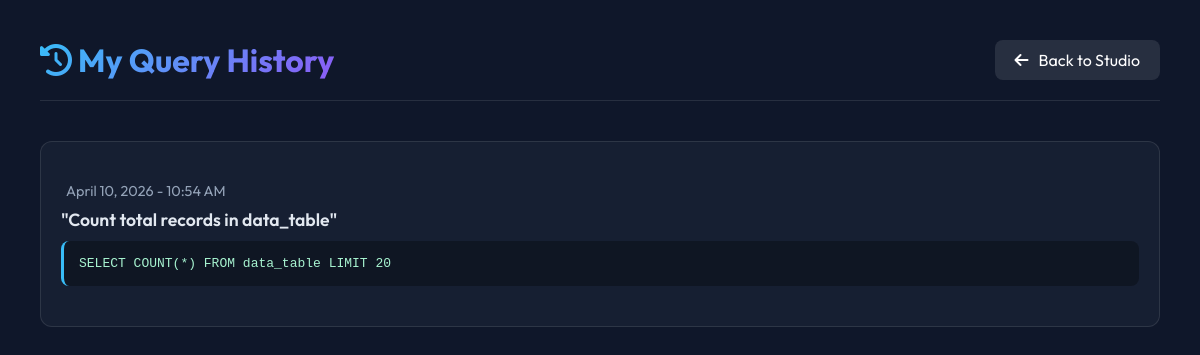
The app's page /history (signed in) with its own data.
### app.py (models this page shows)
class QueryHistory(db.Model):
    id = db.Column(db.Integer, primary_key=True)
    user_id = db.Column(db.Integer, db.ForeignKey('user.id'), nullable=False)
    nl_query = db.Column(db.Text, nullable=False)
    sql_query = db.Column(db.Text, nullable=False)
    timestamp = db.Column(db.DateTime, default=datetime.utcnow)

### app.py (the view)
@app.route("/history")
@login_required
def history():
    user_history = QueryHistory.query.filter_by(user_id=current_user.id).order_by(QueryHistory.timestamp.desc()).all()
    return render_template("history.html", history=user_history)

### app.py (called while the page is built)
@login_manager.user_loader
def load_user(user_id):
    return db.session.get(User, int(user_id))

### templates/history.html (shortened to what this page needs)
<!DOCTYPE html>
<html lang="en">
<head>
<link rel="stylesheet" href="https://cdnjs.cloudflare.com/ajax/libs/font-awesome/6.5.0/css/all.min.css">
</head>
<body>
<div class="header">
    <h1><i class="fa-solid fa-clock-rotate-left"></i> My Query History</h1>
    <a href="/index" class="btn-back"><i class="fa-solid fa-arrow-left"></i> Back to Studio</a>
</div>
<div class="card">
    {% if history %}
        {% for h in history %}
        <div class="history-item">
            <div class="timestamp"> {{ h.timestamp.strftime('%B %d, %Y - %I:%M %p') }}</div>
            <div class="nl-query">"{{ h.nl_query }}"</div>
            <div class="sql-query">{{ h.sql_query }}</div>
        </div>
        {% endfor %}
    {% else %}
        <div class="empty-state">
            <i class="fa-solid fa-ghost"></i>
            <h3>No Queries Yet</h3>
            <p>Your generated SQL queries will appear here once you start using the studio.</p>
        </div>
    {% endif %}
</div>
</body>
</html>

### templates/history.html (style rules this page uses)
body { margin: 0; font-family: 'Outfit', sans-serif; background: #0f172a; color: white; padding: 40px; }
.header { display: flex; justify-content: space-between; align-items: center; margin-bottom: 40px; border-bottom: 1px solid rgba(255,255,255,0.1); padding-bottom: 20px; }
.header h1 { margin: 0; background: linear-gradient(135deg, #38bdf8, #8b5cf6); -webkit-background-clip: text; color: transparent; }
.btn-back { display: inline-flex; align-items: center; gap: 10px; padding: 10px 20px; background: rgba(255,255,255,0.1); color: white; text-decoration: none; border-radius: 8px; transition: background 0.3s; }
.card { background: rgba(30, 41, 59, 0.5); border: 1px solid rgba(255,255,255,0.1); border-radius: 12px; padding: 20px; }
.history-item { border-bottom: 1px solid rgba(255,255,255,0.05); padding: 20px 0; }
.history-item:last-child { border-bottom: none; }
.timestamp { color: #94a3b8; font-size: 0.9rem; margin-bottom: 8px; display: flex; align-items: center; gap: 5px; }
.nl-query { font-size: 1.1rem; font-weight: 600; margin-bottom: 10px; color: #e2e8f0; }
.sql-query { background: rgba(0,0,0,0.3); padding: 15px; border-radius: 8px; font-family: monospace; color: #a7f3d0; border-left: 3px solid #38bdf8; overflow-x: auto; }

### records on screen
QueryHistory: timestamp "April 10, 2026 - 10:54 AM", nl_query "Count total records in data_table", sql_query "SELECT COUNT(*) FROM data_table LIMIT 20"
